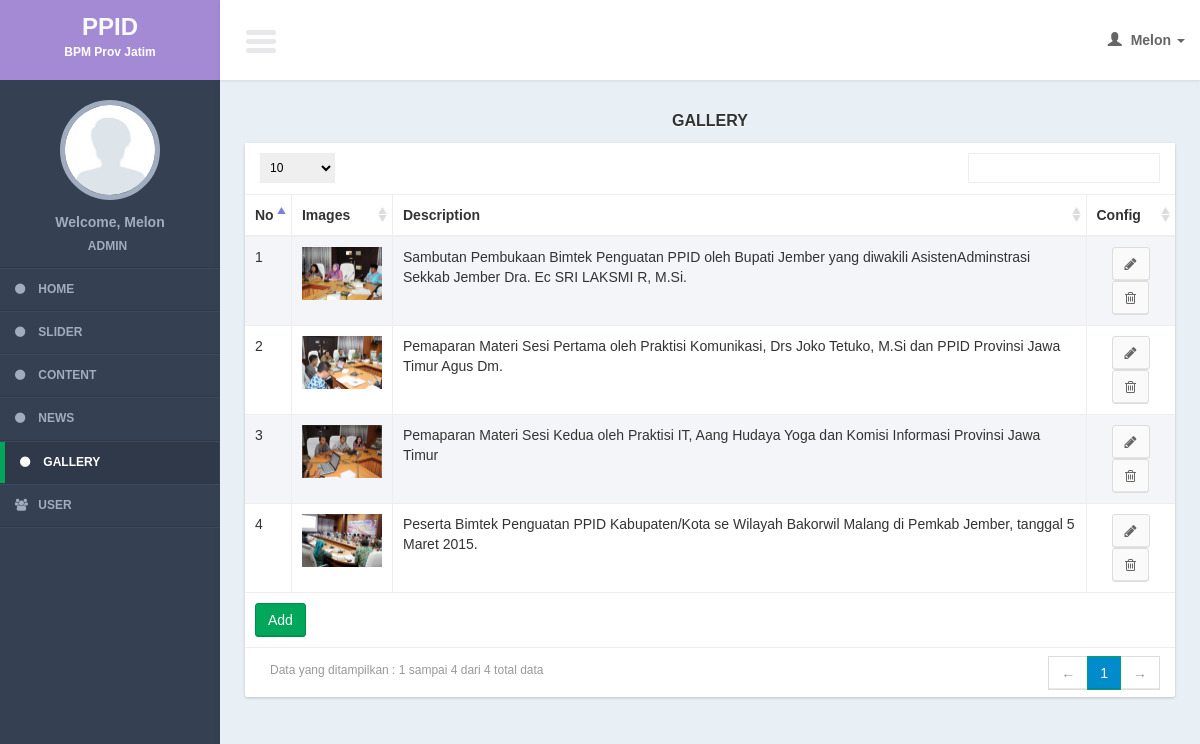
Page /admin/controllers/gallery.php (signed in) on the committed database.
### tables this page shows
CREATE TABLE IF NOT EXISTS `news` (
`news_id` int(11) NOT NULL,
  `news_name` text NOT NULL,
  `news_img` text NOT NULL,
  `news_desc` text NOT NULL,
  `news_type` int(11) NOT NULL,
  `news_date` date NOT NULL
);

### admin/models/gallery_model.php (called while the page is built, shortened)
<?php
function select(){
	$query = mysql_query("select *
		from news a
		where news_type = 2
			order by news_id desc
			");
	return $query;
}
?>

### admin/views/gallery/list.php (the view, shortened to what this page needs)
     <section class="content">
         <div class="row">
             <div class="col-xs-12">
                   <div class="title_page"> <?= $title ?></div>
                 <div class="box">
                     <div class="box-body2 table-responsive">
                         <table id="example1" class="table table-bordered table-striped">
                             <thead>
                                 <tr>
                                 <th width="5%">No</th>
                                     <th>Images</th>
                                     <th>Description</th>
                                     <th>Config</th>
                                 </tr>
                             </thead>
                             <tbody>
                                 <?php
                                $no = 1;
                                 while($row = mysql_fetch_array($query)){
                                 ?>
                                 <tr>
                                 <td><?= $no?></td>
                                     <td><img src="../../assets/images/gallery/<?= $row['news_img']?>" width="80" /></td>
                                     <td><?= $row['news_desc']?></td>
                                  <td style="text-align:center;">
                                         <a href="gallery.php?page=form&id=<?= $row['news_id']?>" class="btn btn-default" ><i class="fa fa-pencil"></i></a>
                                         <a href="javascript:void(0)" onclick="confirm_delete(<?= $row['news_id']; ?>,'gallery.php?page=delete&id=')" class="btn btn-default" ><i class="fa fa-trash-o"></i></a>
                                     </td>
                                 </tr>
                                 <?php
$no++;
                                 }
                                 ?>
                             </tbody>
                               <tfoot>
                                 <tr>
                                     <td colspan="4"><a href="<?= $add_button ?>" class="btn btn-success " >Add</a></td>
                                 </tr>
                             </tfoot>
                         </table>
                     </div>
                 </div>
             </div>
         </div>
     </section>

### admin/css/AdminLTE.css (style rules this page uses)
html { font-family: 'Source Sans Pro', sans-serif; -webkit-font-smoothing: antialiased; min-height: 100%; background: #E9F0F5; }
body { font-family: 'Source Sans Pro', sans-serif; -webkit-font-smoothing: antialiased; min-height: 100%; background: #E9F0F5; }
a { color: #3c8dbc; }
.content { padding: 30px 10px; }
img { max-width: 100%important; }
.table-striped > tbody > tr:nth-child(odd), .table-striped > tbody > tr:nth-child(odd) { background:#F3F5F9; }
.box { position: relative; margin-bottom: 20px; -webkit-border-radius: 3px; -moz-border-radius: 3px; border-radius: 3px !important; width: 100%; background:#fff; box-shadow: 0 1px 3px rgba(0, 0, 0, 0.1); }
.box .box-body2 { background:#fff; -webkit-border-top-left-radius: 0; -webkit-border-top-right-radius: 0; -webkit-border-bottom-right-radius: 3px; -webkit-border-bottom-left-radius: 3px; -moz-border-radius-topleft: 0; -moz-border-radius-topright: 0; -moz-border-radius-bottomright: 3px; -moz-border-radius-bottomleft: 3px; border-top-left-radius: 0; border-top-right-radius: 0; border-bottom-right-radius: 3px; border-bottom-left-radius: 3px; box-shadow: 0 1px 3px rgba(0, 0, 0, 0.1); }
.btn { font-weight: 500; -webkit-border-radius: 3px; -moz-border-radius: 3px; border-radius: 3px; border: 1px solid transparent; -webkit-box-shadow: inset 0px -2px 0px 0px rgba(0, 0, 0, 0.09); -moz-box-shadow: inset 0px -2px 0px 0px rgba(0, 0, 0, 0.09); box-shadow: inset 0px -1px 0px 0px rgba(0, 0, 0, 0.09); }
.btn.btn-default { background-color: #fafafa; color: #666; border-color: #ddd; border-bottom-color: #ddd; }
.btn.btn-success { background-color: #00a65a; border-color: #008d4c; }
.title_page { font-size:medium; text-align:center; font-weight:bold; margin-bottom:10px; text-shadow: 0 1px 1px #ffffff; text-transform:uppercase; }

### rows in the picture
news: news_img (picture), news_desc "Sambutan Pembukaan Bimtek Penguatan PPID oleh Bupati Jember yang diwakili AsistenAdminstrasi Sekkab Jember Dra. Ec SRI LAKSMI R, M.Si."
news: news_img (picture), news_desc "Pemaparan Materi Sesi Pertama oleh Praktisi Komunikasi, Drs Joko Tetuko, M.Si dan PPID Provinsi Jawa Timur Agus Dm."
news: news_img (picture), news_desc "Pemaparan Materi Sesi Kedua oleh Praktisi IT, Aang Hudaya Yoga dan Komisi Informasi Provinsi Jawa Timur"
news: news_img (picture), news_desc "Peserta Bimtek Penguatan PPID Kabupaten/Kota se Wilayah Bakorwil Malang di Pemkab Jember, tanggal 5 Maret 2015."

### other values in the picture
$user_data[0] "Melon"
$user_data[1] "ADMIN"
$title "GALLERY"
